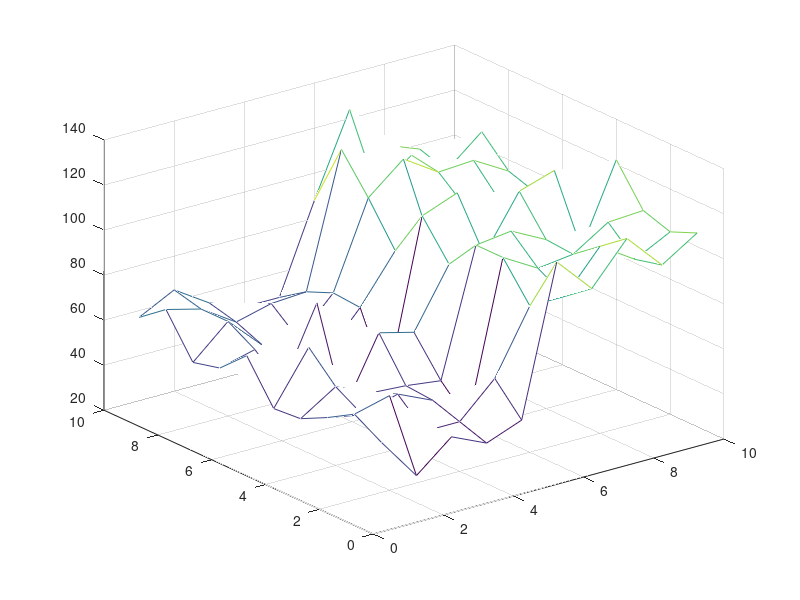

The MATLAB script that drew this image: (Note: this script raises an error after producing the figure.)
% testing modifications of BP for neurons

ideal = zeros(10,10,'int32');
ideal(:,1:5) = 50;
ideal(:,6:end) = 100;
im = ideal + int32(10*randn(size(ideal)));
mesh(im);

levels = int32(1:128);
bp = SumProductBP(im, levels, 10, 5);
steps = 300;
results = zeros(size(im,1),size(im,2),steps);
for i = 1:steps
    tic, bp.iterate(); toc
    result = getMAP(bp);
    figure(1), set(gcf, 'Position', [217   374   560   420])
    mesh(result), pause(.01)
    results(:,:,i) = result;
%     imagesc(result), pause(.01)
end

figure
subplot(2,2,1), mesh(ideal), title('ideal'), set(gca, 'ZLim', [20 140])
subplot(2,2,2), mesh(im), title('input'), set(gca, 'ZLim', [20 140])
subplot(2,2,3), mesh(mean(results(:,:,1:5), 3)), title('early'), set(gca, 'ZLim', [20 140])
subplot(2,2,4), mesh(mean(results(:,:,end-4:end), 3)), title('late'), set(gca, 'ZLim', [20 140])
